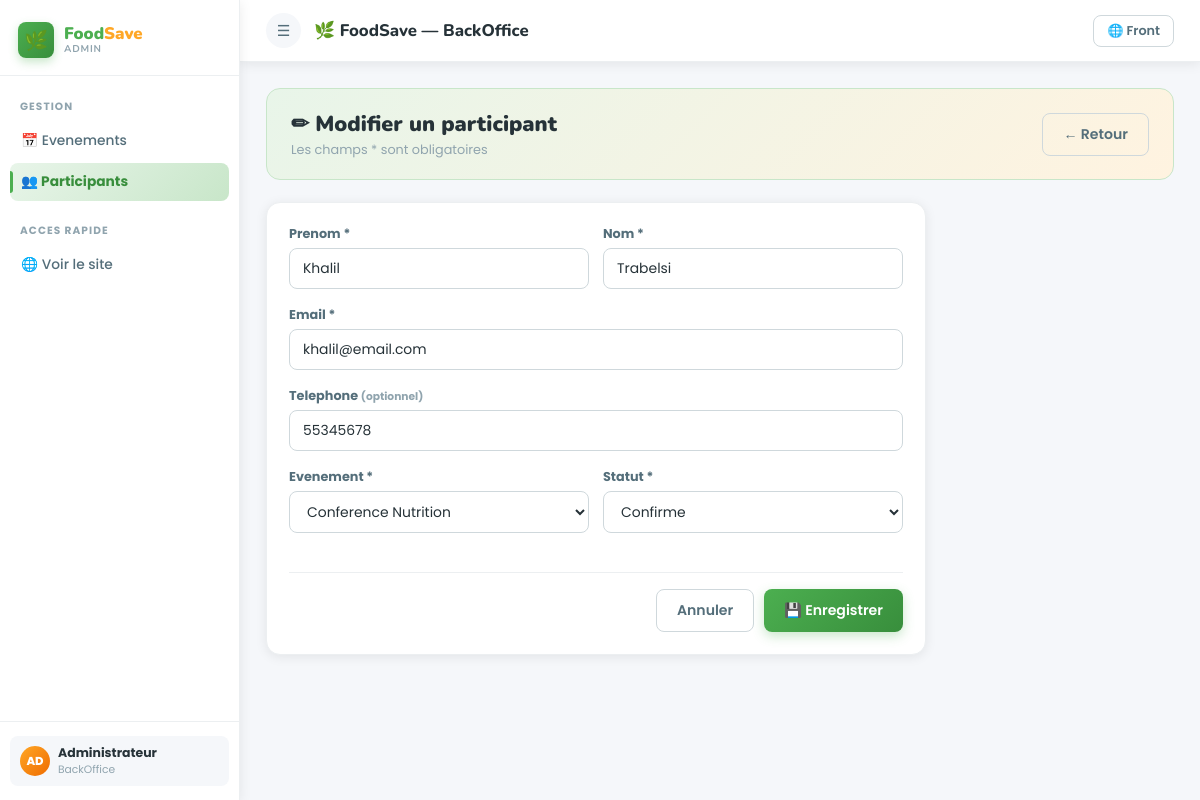
Screenshot of /app/views/back/p_form.php?id=3 with the database file from the repository.
### tables this page shows
CREATE TABLE participants (
    id               INT AUTO_INCREMENT PRIMARY KEY,
    nom              VARCHAR(100) NOT NULL,
    prenom           VARCHAR(100) NOT NULL,
    email            VARCHAR(150) NOT NULL,
    telephone        VARCHAR(20)  DEFAULT NULL,
    evenement_id     INT          NOT NULL,
    statut           ENUM('confirmed','pending','cancelled') NOT NULL DEFAULT 'pending',
    date_inscription DATETIME     DEFAULT CURRENT_TIMESTAMP,
    FOREIGN KEY (evenement_id) REFERENCES evenements(id) ON DELETE CASCADE
);

CREATE TABLE evenements (
    id           INT AUTO_INCREMENT PRIMARY KEY,
    titre        VARCHAR(150) NOT NULL,
    categorie    VARCHAR(80)  NOT NULL,
    statut       ENUM('upcoming','ongoing','past') NOT NULL DEFAULT 'upcoming',
    date_event   DATE         NOT NULL,
    heure        TIME         NOT NULL,
    lieu         VARCHAR(200) NOT NULL,
    organisateur VARCHAR(100) NOT NULL,
    capacite     INT          NOT NULL DEFAULT 50,
    description  TEXT,
    created_at   DATETIME     DEFAULT CURRENT_TIMESTAMP
);

### config/database.php (called while the page is built, shortened)
<?php
class Database {
    private static $instance = null;
    public static function getConnection() {
        if (self::$instance === null) {
            $dsn = 'mysql:host='.DB_HOST.';dbname='.DB_NAME.';charset='.DB_CHARSET;
            try {
                self::$instance = new PDO($dsn, DB_USER, DB_PASS, [
                    PDO::ATTR_ERRMODE            => PDO::ERRMODE_EXCEPTION,
                    PDO::ATTR_DEFAULT_FETCH_MODE => PDO::FETCH_ASSOC,
                    PDO::ATTR_EMULATE_PREPARES   => false,
                ]);
            } catch (PDOException $e) {
                die('<div style="padding:30px;font-family:sans-serif;background:#ffebee;color:#c62828;border-left:5px solid #ef5350;border-radius:8px;margin:20px">
                    <strong>Erreur PDO :</strong> '.htmlspecialchars($e->getMessage()).'<br>
                    <small>Verifiez config/database.php</small></div>');
            }
        }
        return self::$instance;
    }
}

### app/models/ParticipantModel.php (called while the page is built, shortened)
<?php
require_once __DIR__ . '/../../config/database.php';
class ParticipantModel {
    private $db;
    public function __construct() {
        $this->db = Database::getConnection();
    }
    public function findById($id) {
        $stmt = $this->db->prepare(
            "SELECT p.*, e.titre AS ev_titre FROM participants p
             LEFT JOIN evenements e ON p.evenement_id = e.id
             WHERE p.id = :id LIMIT 1"
        );
        $stmt->execute([':id' => (int)$id]);
        return $stmt->fetch();
    }
}

### app/models/EvenementModel.php (called while the page is built, shortened)
<?php
require_once __DIR__ . '/../../config/database.php';
class EvenementModel {
    private $db;
    public function __construct() {
        $this->db = Database::getConnection();
    }
    public function findAll() {
        $stmt = $this->db->query("SELECT * FROM evenements ORDER BY date_event ASC");
        return $stmt->fetchAll();
    }
}

### app/views/back/p_form.php (the view, shortened to what this page needs)
<?php
require_once __DIR__ . '/../../../config/database.php';
require_once __DIR__ . '/../../models/ParticipantModel.php';
require_once __DIR__ . '/../../models/EvenementModel.php';
$model  = new ParticipantModel();
$evMdl  = new EvenementModel();
$id     = isset($_GET['id']) ? (int)$_GET['id'] : 0;
$preEv  = (int)($_GET['ev'] ?? 0);
$isEdit = $id > 0;
$p      = [];
if ($_SERVER['REQUEST_METHOD'] === 'POST') {
    $pid = (int)($_POST['id'] ?? 0);
    $p = [
        'nom'          => trim($_POST['nom']          ?? ''),
        'prenom'       => trim($_POST['prenom']       ?? ''),
        'email'        => strtolower(trim($_POST['email'] ?? '')),
        'telephone'    => trim($_POST['telephone']    ?? ''),
        'evenement_id' => $_POST['evenement_id']      ?? '',
        'statut'       => $_POST['statut']            ?? 'pending',
    ];
    $errors = ParticipantModel::validate($p);
    if (empty($errors['email']) && $p['email'] !== '' && (int)$p['evenement_id'] > 0) {
        if ($model->emailExists($p['email'], (int)$p['evenement_id'], $pid)) {
            $errors['email'] = 'Email deja inscrit pour cet evenement.';
        }
    }
    if (empty($errors)) {
        if ($pid > 0) {
            $model->update($pid, $p);
            $_SESSION['flash'] = ['type'=>'success','msg'=>'Participant modifie !'];
        } else {
            $model->create($p);
            $_SESSION['flash'] = ['type'=>'success','msg'=>'Participant ajoute !'];
        }
        header('Location: participants.php'); exit;
    }
} elseif ($isEdit) {
    $p = $model->findById($id);
}
$evenements = $evMdl->findAll();
$selEv = $p['evenement_id'] ?? $preEv;
?>
<!DOCTYPE html>
<html lang="fr">
<head>
<link rel="stylesheet" href="../../../public/css/style.css">
</head>
<body class="back-wrap">
<aside class="sidebar" id="sb">
  <div class="sb-brand"><div class="sb-icon">🌿</div><div class="sb-name"><span>Food</span><em>Save</em><small>Admin</small></div></div>
  <nav class="sb-nav">
    <div class="nav-lbl">Gestion</div>
    <a href="evenements.php" class="nav-a">📅 Evenements</a>
    <a href="participants.php" class="nav-a active">👥 Participants</a>
    <div class="nav-lbl" style="margin-top:10px">Acces rapide</div>
    <a href="../front/accueil.php" class="nav-a">🌐 Voir le site</a>
  </nav>
  <div class="sb-footer">
    <div class="user-card"><div class="u-av">AD</div><div><div class="u-name">Administrateur</div><div class="u-role">BackOffice</div></div></div>
  </div>
</aside>
<div class="main-wrap">
  <header class="topbar">
    <button class="ic-btn" onclick="document.getElementById('sb').classList.toggle('open')">☰</button>
    <div class="tb-title">🌿 FoodSave — BackOffice</div>
    <a href="../front/accueil.php" class="btn btn-outline btn-sm">🌐 Front</a>
  </header>
  <div class="content">
    <div class="page-strip">
      <div><div class="pg-title"><?= $isEdit ? '✏ Modifier' : '＋ Ajouter' ?> un participant</div><div class="pg-sub">Les champs * sont obligatoires</div></div>
      <a href="participants.php" class="btn btn-outline">← Retour</a>
    </div>
    <div class="card" style="max-width:660px">
      <div class="card-body">
        <form method="POST" action="p_form.php" id="p-form" novalidate>
          <div class="form-row">
            <div class="form-group">
              <label for="prenom">Prenom *</label>
              <input type="text" id="prenom" name="prenom"
                     value="<?= htmlspecialchars($p['prenom'] ?? '') ?>"
                     placeholder="Ex: Amine"
                     data-validate="required|letters|minlen:2|maxlen:100">
            </div>
            <div class="form-group">
              <label for="nom">Nom *</label>
              <input type="text" id="nom" name="nom"
                     value="<?= htmlspecialchars($p['nom'] ?? '') ?>"
                     placeholder="Ex: Ben Salem"
                     data-validate="required|letters|minlen:2|maxlen:100">
            </div>
          </div>
          <div class="form-group">
            <label for="email">Email *</label>
            <input type="text" id="email" name="email"
                   value="<?= htmlspecialchars($p['email'] ?? '') ?>"
                   placeholder="exemple@email.com"
                   data-validate="required|email">
          </div>
          <div class="form-group">
            <label for="telephone">Telephone <small style="color:var(--g500)">(optionnel)</small></label>
            <input type="text" id="telephone" name="telephone"
                   value="<?= htmlspecialchars($p['telephone'] ?? '') ?>"
                   placeholder="Ex: 55 123 456"
                   data-validate="phone">
          </div>
          <div class="form-row">
            <div class="form-group">
              <label for="evenement_id">Evenement *</label>
              <select id="evenement_id" name="evenement_id" data-validate="required">
                <?php foreach ($evenements as $e): ?>
                <option value="<?= $e['id'] ?>" <?= (string)$selEv===(string)$e['id']?'selected':'' ?>>
                  <?= htmlspecialchars($e['titre']) ?>
                </option>
                <?php endforeach; ?>
              </select>
            </div>
            <div class="form-group">
              <label for="statut">Statut *</label>
              <select id="statut" name="statut" data-validate="required">
                <option value="confirmed" <?= ($p['statut']??'')==='confirmed'       ?'selected':'' ?>>Confirme</option>
              </select>
            </div>
          </div>
          <div class="form-actions">
            <a href="participants.php" class="btn btn-outline">Annuler</a>
            <button type="submit" class="btn btn-primary">
              <?= $isEdit ? '💾 Enregistrer' : '＋ Ajouter' ?>
            </button>
          </div>
        </form>
      </div>
    </div>
  </div>
</div>
</body>
</html>

### rows the page displays
participants: prenom "Khalil", nom "Trabelsi", email "khalil@email.com", telephone "55345678", evenement_id "Conference Nutrition", statut "Confirme"
